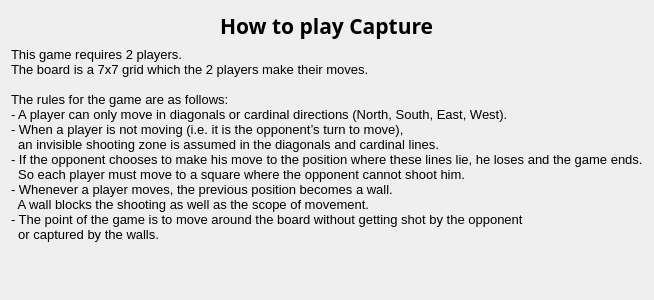
<?xml version="1.0" encoding="UTF-8"?>
<ui version="4.0">
 <class>Instruction</class>
 <widget class="QWidget" name="Instruction">
  <property name="geometry">
   <rect>
    <x>0</x>
    <y>0</y>
    <width>400</width>
    <height>300</height>
   </rect>
  </property>
  <property name="windowTitle">
   <string>Form</string>
  </property>
  <layout class="QVBoxLayout" name="verticalLayout">
   <item>
    <layout class="QHBoxLayout" name="horizontalLayout">
     <item>
      <spacer name="horizontalSpacer">
       <property name="orientation">
        <enum>Qt::Horizontal</enum>
       </property>
       <property name="sizeHint" stdset="0">
        <size>
         <width>40</width>
         <height>20</height>
        </size>
       </property>
      </spacer>
     </item>
     <item>
      <widget class="QLabel" name="label">
       <property name="font">
        <font>
         <family>Myanmar Text</family>
         <pointsize>16</pointsize>
         <weight>75</weight>
         <bold>true</bold>
        </font>
       </property>
       <property name="text">
        <string>How to play Capture</string>
       </property>
      </widget>
     </item>
     <item>
      <spacer name="horizontalSpacer_2">
       <property name="orientation">
        <enum>Qt::Horizontal</enum>
       </property>
       <property name="sizeHint" stdset="0">
        <size>
         <width>40</width>
         <height>20</height>
        </size>
       </property>
      </spacer>
     </item>
    </layout>
   </item>
   <item>
    <widget class="QLabel" name="label_2">
     <property name="font">
      <font>
       <pointsize>10</pointsize>
      </font>
     </property>
     <property name="text">
      <string>This game requires 2 players.
The board is a 7x7 grid which the 2 players make their moves.

The rules for the game are as follows:
- A player can only move in diagonals or cardinal directions (North, South, East, West).
- When a player is not moving (i.e. it is the opponent’s turn to move), 
  an invisible shooting zone is assumed in the diagonals and cardinal lines.
- If the opponent chooses to make his move to the position where these lines lie, he loses and the game ends. 
  So each player must move to a square where the opponent cannot shoot him.
- Whenever a player moves, the previous position becomes a wall. 
  A wall blocks the shooting as well as the scope of movement.
- The point of the game is to move around the board without getting shot by the opponent
  or captured by the walls.
</string>
     </property>
    </widget>
   </item>
   <item>
    <spacer name="verticalSpacer">
     <property name="orientation">
      <enum>Qt::Vertical</enum>
     </property>
     <property name="sizeHint" stdset="0">
      <size>
       <width>20</width>
       <height>40</height>
      </size>
     </property>
    </spacer>
   </item>
  </layout>
 </widget>
 <resources/>
 <connections/>
</ui>
